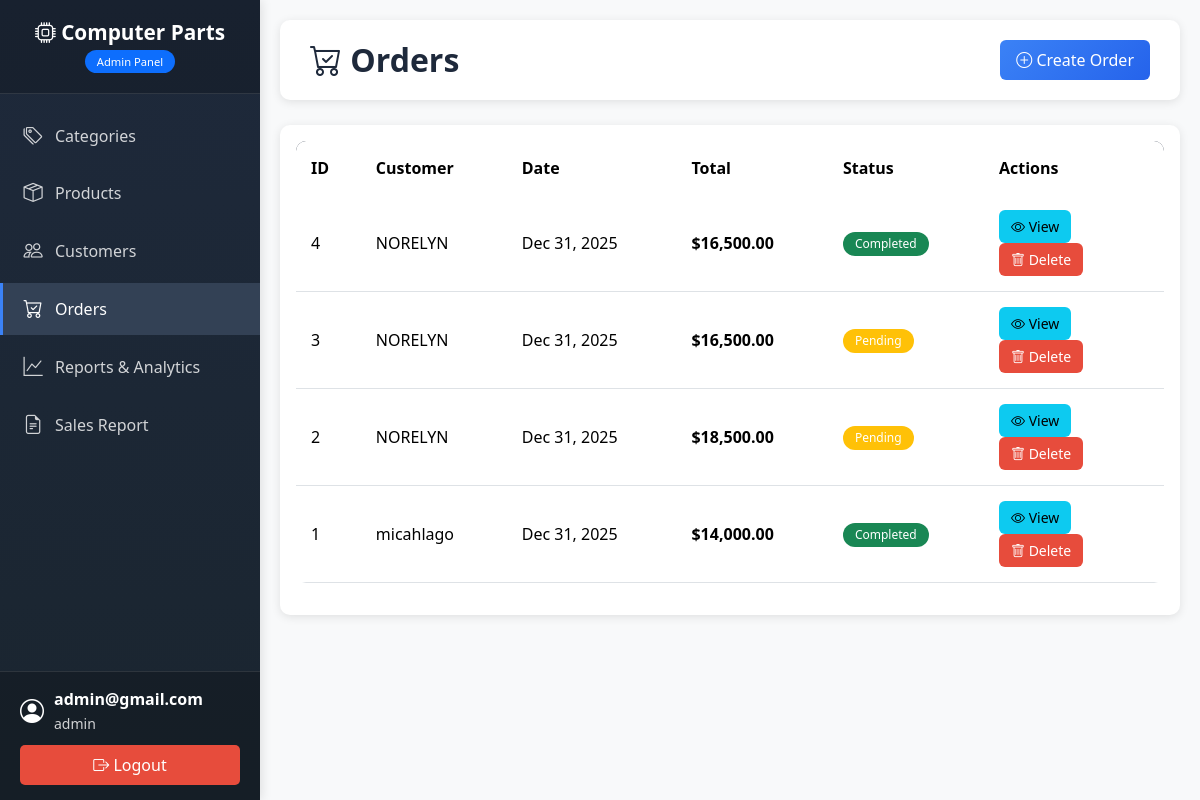
Page /index.php?module=orders&action=list (signed in) on the committed database.
### tables this page shows
CREATE TABLE `orders` (
  `id` int(11) NOT NULL,
  `customer_id` int(11) NOT NULL,
  `order_date` timestamp NOT NULL DEFAULT current_timestamp(),
  `total_amount` decimal(10,2) NOT NULL DEFAULT 0.00,
  `status` enum('pending','completed','cancelled') DEFAULT 'pending'
);

CREATE TABLE `customers` (
  `id` int(11) NOT NULL,
  `user_id` int(11) NOT NULL,
  `full_name` varchar(100) NOT NULL,
  `email` varchar(100) NOT NULL,
  `contact_number` varchar(20) DEFAULT NULL,
  `address` varchar(255) DEFAULT NULL,
  `created_at` timestamp NOT NULL DEFAULT current_timestamp()
);

### modules/orders/list.php (the view, shortened to what this page needs)
<?php
$result = mysqli_query(
    $conn,
    "SELECT o.id, o.order_date, o.total_amount, o.status, c.full_name
     FROM orders o
     JOIN customers c ON o.customer_id = c.id
     ORDER BY o.id DESC"
);
?>
<div class="page-header">
    <h2><i class="bi bi-cart-check"></i> Orders</h2>
    <a href="index.php?module=orders&action=form" class="btn btn-primary">
        <i class="bi bi-plus-circle"></i> Create Order
    </a>
</div>
<div class="card">
    <div class="card-body">
        <div class="table-responsive">
            <table class="table table-hover">
                <thead>
                <tr>
                    <th>ID</th>
                    <th>Customer</th>
                    <th>Date</th>
                    <th>Total</th>
                    <th>Status</th>
                    <th style="width: 180px;">Actions</th>
                </tr>
                </thead>
                <tbody>
                <?php if (mysqli_num_rows($result) > 0): ?>
                    <?php while ($row = mysqli_fetch_assoc($result)) : ?>
                        <tr>
                            <td><?php echo htmlspecialchars($row['id']); ?></td>
                            <td><?php echo htmlspecialchars($row['full_name']); ?></td>
                            <td><?php echo date('M d, Y', strtotime($row['order_date'])); ?></td>
                            <td><strong>$<?php echo number_format((float)$row['total_amount'], 2); ?></strong></td>
                            <td>
                                <?php
                                $statusClass = [
                                    'pending' => 'bg-warning',
                                    'completed' => 'bg-success',
                                    'cancelled' => 'bg-danger'
                                ];
                                $class = $statusClass[$row['status']] ?? 'bg-secondary';
                                ?>
                                <span class="badge <?php echo $class; ?>">
                                    <?php echo ucfirst(htmlspecialchars($row['status'])); ?>
                                </span>
                            </td>
                            <td>
                                <a href="index.php?module=orders&action=view&id=<?php echo $row['id']; ?>"
                                   class="btn btn-sm btn-info">
                                    <i class="bi bi-eye"></i> View
                                </a>
                                <a href="index.php?module=orders&action=delete&id=<?php echo $row['id']; ?>"
                                   class="btn btn-sm btn-danger"
                                   onclick="return confirm('Delete this order? This will not restock items.');">
                                    <i class="bi bi-trash"></i> Delete
                                </a>
                            </td>
                        </tr>
                    <?php endwhile; ?>
                <?php endif; ?>
                </tbody>
            </table>
        </div>
    </div>
</div>

### assets/css/style.css (style rules this page uses)
:root { --primary-color: #3b82f6; --secondary-color: #2563eb; --sidebar-width: 260px; --sidebar-bg: #1e293b; --sidebar-hover: #334155; --content-bg: #f8f9fa; --card-shadow: 0 2px 10px rgba(0,0,0,0.1); }
* { margin: 0; padding: 0; box-sizing: border-box; }
body { font-family: 'Segoe UI', Tahoma, Geneva, Verdana, sans-serif; background-color: var(--content-bg); color: #333; }
.page-header { background: white; padding: 20px 30px; border-radius: 10px; box-shadow: var(--card-shadow); margin-bottom: 25px; display: flex; justify-content: space-between; align-items: center; }
.page-header h2 { margin: 0; color: var(--sidebar-bg); font-weight: 600; }
.card { border: none; border-radius: 10px; box-shadow: var(--card-shadow); margin-bottom: 20px; }
.table { background: white; border-radius: 10px; overflow: hidden; }
.table thead { background: var(--sidebar-bg); color: white; }
.table thead th { border: none; padding: 15px; font-weight: 600; }
.table tbody tr { transition: background 0.2s ease; }
.table tbody td { padding: 15px; vertical-align: middle; }
.btn { border-radius: 6px; padding: 8px 16px; font-weight: 500; transition: all 0.3s ease; border: none; }
.btn-primary { background: linear-gradient(135deg, var(--primary-color), var(--secondary-color)); }
.btn-sm { padding: 6px 12px; font-size: 0.875rem; }
.btn-danger { background: #e74c3c; }
.badge { padding: 6px 12px; border-radius: 20px; font-weight: 500; }

### rows in the picture
orders: id "4", customer.full_name "NORELYN", order_date "Dec 31, 2025", total_amount "16,500.00", status "Completed"
orders: id "3", customer.full_name "NORELYN", order_date "Dec 31, 2025", total_amount "16,500.00", status "Pending"
orders: id "2", customer.full_name "NORELYN", order_date "Dec 31, 2025", total_amount "18,500.00", status "Pending"
orders: id "1", customer.full_name "micahlago", order_date "Dec 31, 2025", total_amount "14,000.00", status "Completed"

### other values in the picture
getUsername() "admin@gmail.com"
getUserRole() "admin"
